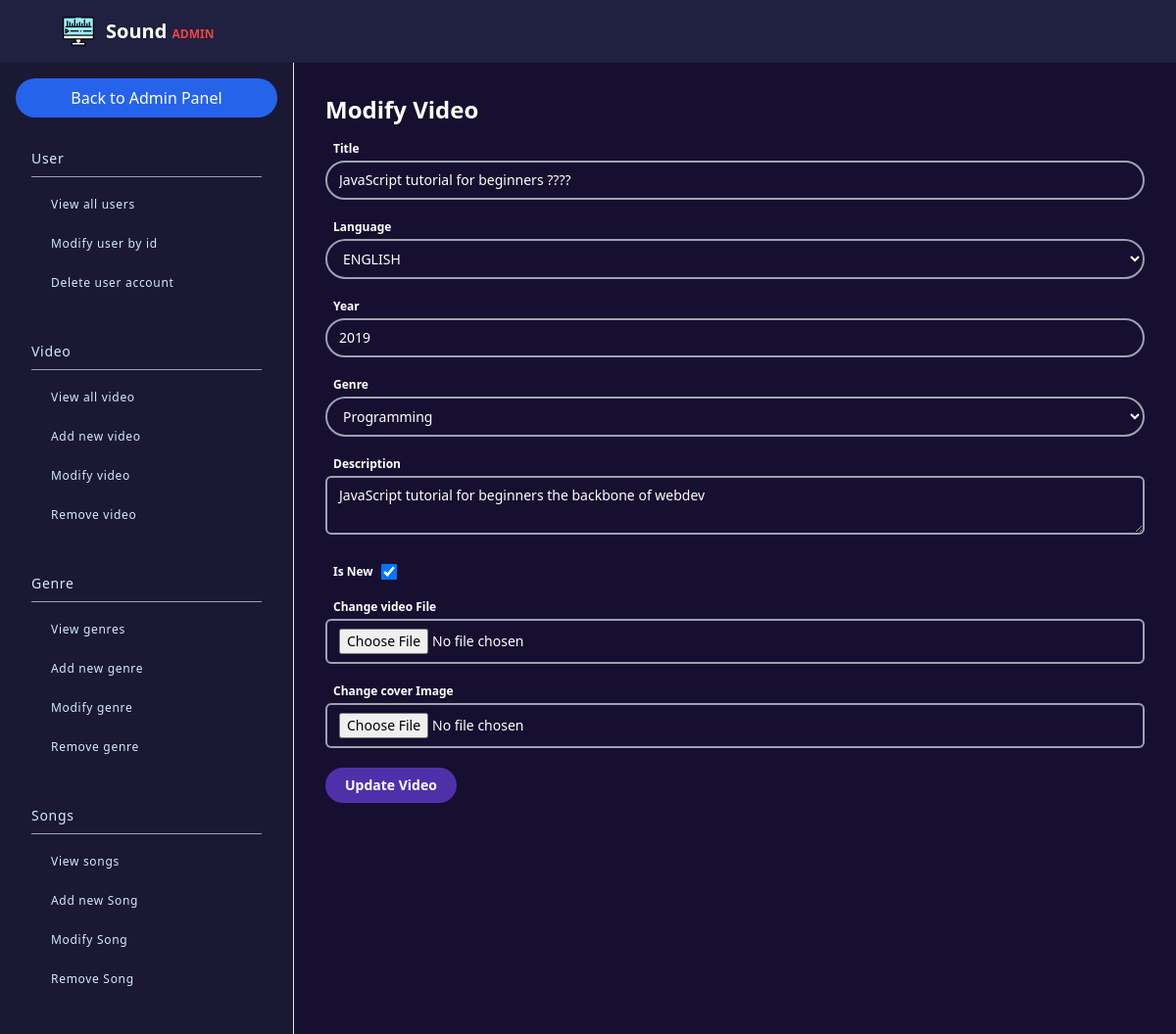
Page /admin/route/video/modify.video.php?video_id=1 (signed in) on the committed database.
### tables this page shows
CREATE TABLE `videos` (
  `video_id` int(11) NOT NULL,
  `title` varchar(100) NOT NULL,
  `language` enum('ENGLISH','REGIONAL') NOT NULL,
  `year` year(4) NOT NULL,
  `genre_id` int(11) NOT NULL,
  `file_path` varchar(255) NOT NULL,
  `cover_image` varchar(255) DEFAULT NULL,
  `description` text DEFAULT NULL,
  `is_new` tinyint(1) DEFAULT 1,
  `created_at` datetime DEFAULT current_timestamp()
);

CREATE TABLE `genres` (
  `genre_id` int(11) NOT NULL,
  `name` varchar(100) NOT NULL
);

### admin/route/video/modify.video.php (the view, shortened to what this page needs)
<?php
include_once("../../includes/header.admin.php");
include_once("../../../config.php");
$video_id = $_GET['video_id'] ?? null;
$query = "SELECT * FROM videos WHERE video_id = ?";
$stmt = $conn->prepare($query);
$stmt->bind_param("i", $video_id);
$stmt->execute();
$result = $stmt->get_result();
$video = $result->fetch_assoc();
$title = $video['title'];
$language = $video['language'];
$year = $video['year'];
$genre_id = $video['genre_id'];
$description = $video['description'];
$is_new = $video['is_new'];
?>
<main class="w-full bg-[#160F30] p-8 text-white">
    <h1 class="text-2xl font-bold mb-4">Modify Video</h1>
    <form method="POST" action="" enctype="multipart/form-data" class="space-y-4">
        <div>
            <label for="title" class="block text-xs font-bold pl-2">Title</label>
            <input type="text" id="title" name="title" value="<?php echo htmlspecialchars($title); ?>" required
                class="w-full my-1 py-2 px-3 text-sm outline-none rounded-3xl bg-transparent border-2 border-gray-400 text-white">
        </div>
        <div>
            <label for="language" class="block text-xs font-bold pl-2">Language</label>
            <select id="language" name="language" required
                class="w-full my-1 py-2 px-3 text-sm outline-none rounded-3xl bg-transparent border-2 border-gray-400 text-white">
                <option value="ENGLISH" class='text-black' <?php echo $language === 'ENGLISH' ? 'selected' : ''; ?>>
                    ENGLISH</option>
            </select>
        </div>
        <div>
            <label for="year" class="block text-xs font-bold pl-2">Year</label>
            <input type="number" id="year" name="year" min="1900" max="<?php echo date('Y'); ?>"
                value="<?php echo htmlspecialchars($year); ?>" required
                class="w-full my-1 py-2 px-3 text-sm outline-none rounded-3xl bg-transparent border-2 border-gray-400 text-white">
        </div>
        <div>
            <label for="genre_id" class="block text-xs font-bold pl-2">Genre</label>
            <select id="genre_id" name="genre_id" required
                class="w-full my-1 py-2 px-3 text-sm outline-none rounded-3xl bg-transparent border-2 border-gray-400 text-white">
                <?php
                $genre_query = "SELECT genre_id, name FROM genres";
                $result = $conn->query($genre_query);
                while ($row = $result->fetch_assoc()) {
                    echo "<option value='{$row['genre_id']}' class='text-black' " . ($genre_id == $row['genre_id'] ? ' selected' : '') . ">{$row['name']}</option>";
                }
                ?>
            </select>
        </div>
        <div>
            <label for="description" class="block text-xs font-bold pl-2">Description</label>
            <textarea id="description" name="description"
                class="w-full my-1 py-2 px-3 text-sm outline-none rounded-md bg-transparent border-2 border-gray-400 text-white"><?php echo htmlspecialchars($description); ?></textarea>
        </div>
        <div class="flex items-center gap-2">
            <label for="is_new" class="block text-xs font-bold pl-2">Is New</label>
            <input type="checkbox" id="is_new" name="is_new" <?php echo $is_new ? 'checked' : ''; ?>
                class="w-4 h-4 my-1 outline-none rounded bg-transparent border-2 border-gray-400">
        </div>
        <div>
            <label for="video_file" class="block text-xs font-bold pl-2">Change video File</label>
            <input type="file" id="video_file" name="video_file" accept="video/*"
                class="w-full my-1 py-2 px-3 text-sm outline-none rounded-md bg-transparent border-2 border-gray-400 text-white">
        </div>
        <div>
            <label for="cover_image" class="block text-xs font-bold pl-2">Change cover Image</label>
            <input type="file" id="cover_image" name="cover_image" accept="image/*"
                class="w-full my-1 py-2 px-3 text-sm outline-none rounded-md bg-transparent border-2 border-gray-400 text-white">
        </div>
        <button type="submit"
            class="text-sm px-5 py-2 transition duration-300 bg-[#4E31AA] hover:bg-[#3A1078] rounded-3xl font-bold">Update
            Video</button>
    </form>
</main>
</section>
</body>
</html>

### rows in the picture
videos: title "JavaScript tutorial for beginners ????", language "ENGLISH", year "2019", genre_id "Programming", description "JavaScript tutorial for beginners the backbone of webdev", is_new "☑"
